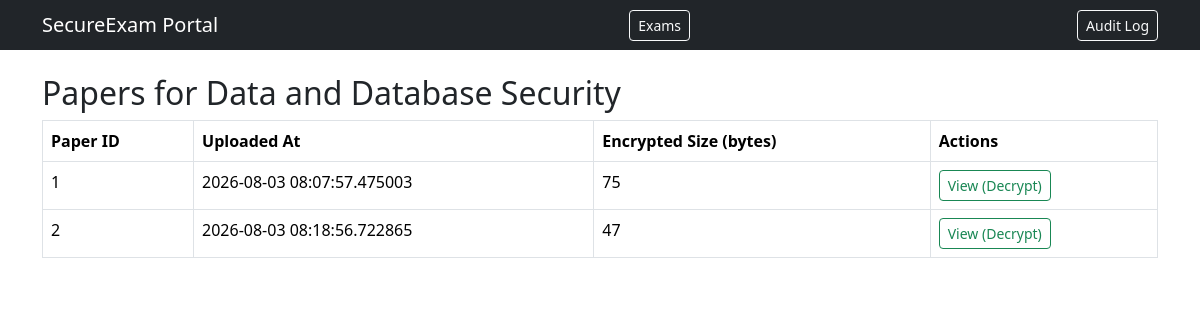
/exams/1/papers, run on an earlier commit of the app's database.
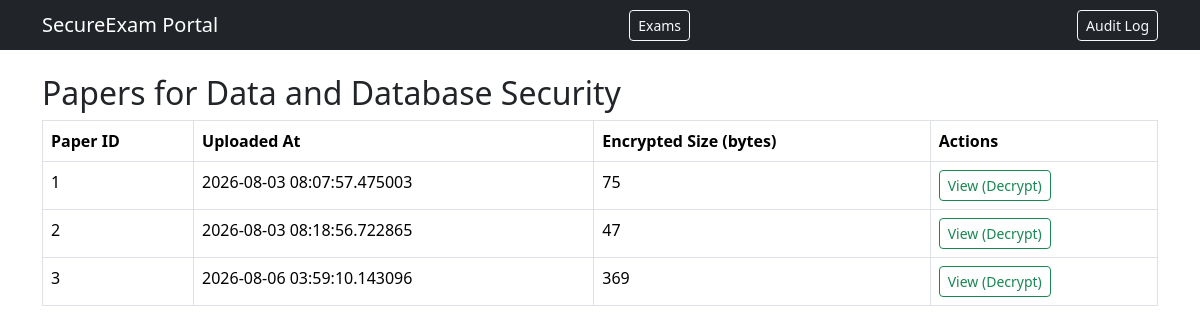
And on a later commit of the database.
### app/models.py (models this page shows)
class Exam(db.Model):
    id = db.Column(db.Integer, primary_key=True)
    subject = db.Column(db.String(120), nullable=False)
    scheduled_start = db.Column(db.DateTime, nullable=False)
    duration_minutes = db.Column(db.Integer, nullable=False)

class Paper(db.Model):
    id = db.Column(db.Integer, primary_key=True)
    exam_id = db.Column(db.Integer, db.ForeignKey('exam.id'), nullable=False)
    setter_id = db.Column(db.Integer, db.ForeignKey('user.id'), nullable=False)
    encrypted_content = db.Column(db.LargeBinary, nullable=False)
    uploaded_at = db.Column(db.DateTime, default=datetime.utcnow)

### app/exams/routes.py (the view)
@exams_bp.route('/exams/<int:exam_id>/papers')
def list_papers(exam_id):
    exam = Exam.query.get_or_404(exam_id)
    papers = Paper.query.filter_by(exam_id=exam.id).all()
    return render_template('exams/papers.html', exam=exam, papers=papers)

### app/templates/exams/papers.html
{% extends "base.html" %}
{% block content %}
<h2>Papers for {{ exam.subject }}</h2>
<table class="table table-bordered">
  <thead><tr><th>Paper ID</th><th>Uploaded At</th><th>Encrypted Size (bytes)</th><th>Actions</th></tr></thead>
  <tbody>
    {% for paper in papers %}
    <tr>
      <td>{{ paper.id }}</td>
      <td>{{ paper.uploaded_at }}</td>
      <td>{{ paper.encrypted_content|length }}</td>
      <td><a href="{{ url_for('exams.view_paper', exam_id=exam.id, paper_id=paper.id) }}" class="btn btn-sm btn-outline-success">View (Decrypt)</a></td>
    </tr>
    {% endfor %}
  </tbody>
</table>
{% endblock %}

### app/templates/base.html (shortened to what this page needs)
<!DOCTYPE html>
<html lang="en">
<head>
    <link href="https://cdn.jsdelivr.net/npm/bootstrap@5.3.3/dist/css/bootstrap.min.css" rel="stylesheet">
</head>
<body>
    <nav class="navbar navbar-dark bg-dark">
        <div class="container">
          <span class="navbar-brand mb-0 h1">SecureExam Portal</span>
        <a href="/exams" class="btn btn-outline-light btn-sm ms-3">Exams</a>
        <a href="/audit-log" class="btn btn-outline-light btn-sm ms-2">Audit Log</a>
        </div>
    </nav>
    <div class="container mt-4">
        {% block content %}{% endblock %}
    </div>
</body>
</html>

What changed in the data, as far as the page shows it:
added Paper: id "3", uploaded_at "2026-08-06 03:59:10.143096", encrypted_content|length "369"
